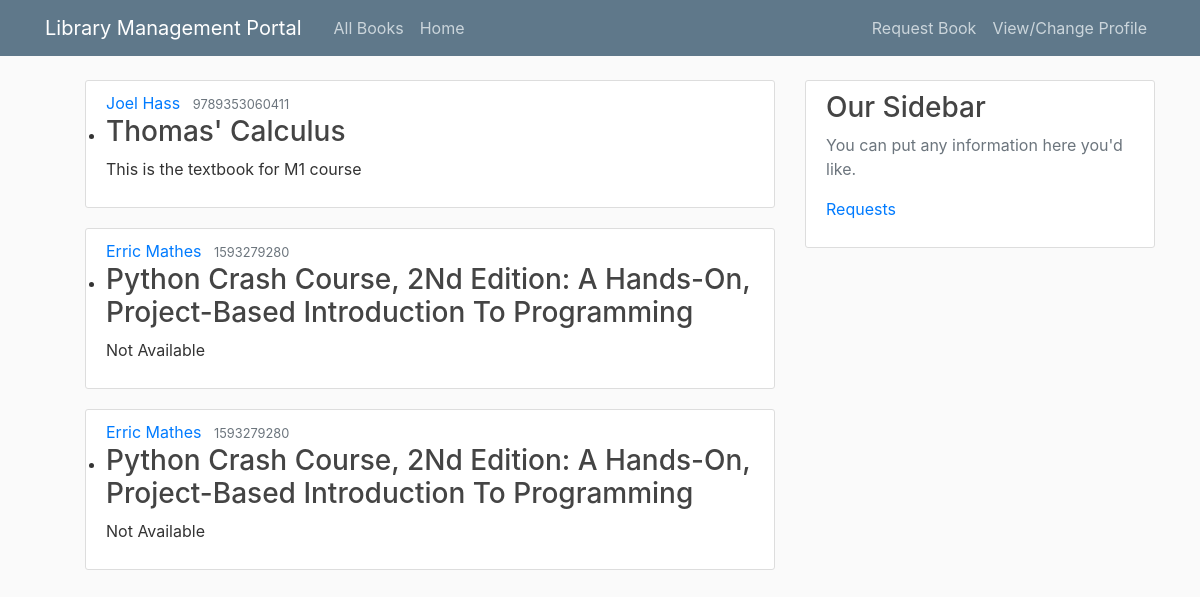
Screenshot of /lib/requests/ (signed in) with the database file from the repository.
### libmansys/models.py (models this page shows, shortened)
class Book(models.Model):
    name = models.CharField(max_length=50)
    author = models.CharField(max_length=200)
    publisher = models.CharField(max_length=200, default="Not Available")
    isbn = models.PositiveIntegerField()
    genre = models.CharField(max_length=50, default="Not Available")
    summary = models.CharField(max_length=200, default="Not Available")
    location = models.CharField(max_length=200, default="Not Available")
    availability = models.IntegerField(default=0)

### libmansys/views.py (the view)
# urls.py: path("requests/", views.requestedbooklist, name="requests"),
def requestedbooklist(request):
    s = Student.objects.get(user_ID=request.user.id)  # getting the current user
    book_list = [request.book for request in Requested_Book.objects.filter(student=s)]
    context = {"book_list": book_list}
    return render(request, "libmansys/book_list.html", context)

### libmansys/templates/libmansys/book_list.html
{%extends "libmansys/base.html"%}
{%block content%}
{% if book_list %}
<ul>
  {%for book in book_list%}
  <article class="media content-section">
    <div class="media-body">
      <div class="book-metadata">
        <a class="mr-2" href="#">{{ book.author }}</a>
        <small class="text-muted">{{ book.isbn }}</small>
      </div>
      <li><a href="{% url 'libmansys:detail' book.isbn %}">
          <h3>{{book.name}}</h3>
        </a></li>
      <p class="book-summary">{{ book.summary }}</p>
    </div>
  </article>
  {%endfor%}
</ul>
{%else%}
<p>No books are available.</p>
{% endif%}
{%endblock content%}

### libmansys/static/libmansys/main.css (style rules this page uses)
body { background: #fafafa; color: #333333; margin-top: 5rem; }
h1, h2, h3, h4, h5, h6 { color: #444444; }
ul { margin: 0; }
.content-section { background: #ffffff; padding: 10px 20px; border: 1px solid #dddddd; border-radius: 3px; margin-bottom: 20px; }

### rows the page displays
Book: author "Joel Hass", isbn "9789353060411", name "Thomas' Calculus", summary "This is the textbook for M1 course"
Book: author "Erric Mathes", isbn "1593279280", name "Python Crash Course, 2Nd Edition: A Hands-On, Project-Based Introduction To Programming", summary "Not Available"
